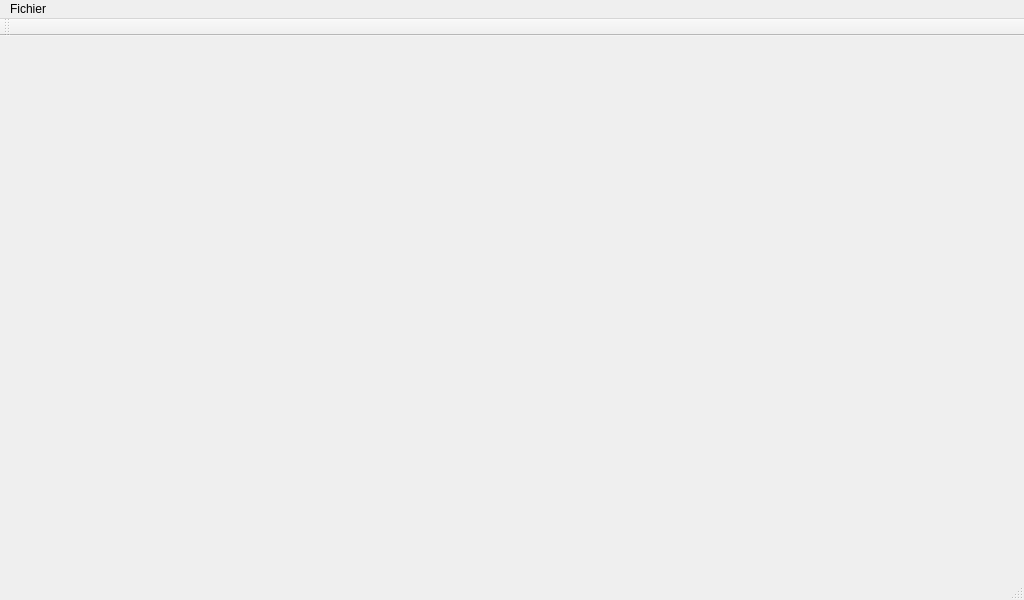
<?xml version="1.0" encoding="UTF-8"?>
<ui version="4.0">
 <class>FenetrePrincipale</class>
 <widget class="QMainWindow" name="FenetrePrincipale">
  <property name="geometry">
   <rect>
    <x>0</x>
    <y>0</y>
    <width>1024</width>
    <height>600</height>
   </rect>
  </property>
  <property name="windowTitle">
   <string>FenetrePrincipale</string>
  </property>
  <widget class="QWidget" name="centralWidget">
   <property name="enabled">
    <bool>false</bool>
   </property>
  </widget>
  <widget class="QMenuBar" name="menuBar">
   <property name="enabled">
    <bool>true</bool>
   </property>
   <property name="geometry">
    <rect>
     <x>0</x>
     <y>0</y>
     <width>1024</width>
     <height>25</height>
    </rect>
   </property>
   <widget class="QMenu" name="menuFichier">
    <property name="title">
     <string>Fichier</string>
    </property>
    <addaction name="actionNouvelle_configuration"/>
    <addaction name="actionSauvegarder_la_configuration"/>
   </widget>
   <addaction name="menuFichier"/>
  </widget>
  <widget class="QToolBar" name="mainToolBar">
   <attribute name="toolBarArea">
    <enum>TopToolBarArea</enum>
   </attribute>
   <attribute name="toolBarBreak">
    <bool>false</bool>
   </attribute>
  </widget>
  <widget class="QStatusBar" name="statusBar">
   <property name="enabled">
    <bool>true</bool>
   </property>
  </widget>
  <action name="actionNouvelle_configuration">
   <property name="text">
    <string>Nouvelle configuration</string>
   </property>
   <property name="shortcut">
    <string>Ctrl+N</string>
   </property>
  </action>
  <action name="actionSauvegarder_la_configuration">
   <property name="text">
    <string>Sauvegarder la configuration</string>
   </property>
  </action>
 </widget>
 <layoutdefault spacing="6" margin="11"/>
 <resources/>
 <connections/>
</ui>
